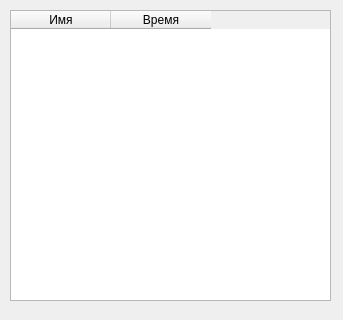
<?xml version="1.0" encoding="UTF-8"?>
<ui version="4.0">
 <class>LeaderBoard</class>
 <widget class="QDialog" name="LeaderBoard">
  <property name="geometry">
   <rect>
    <x>0</x>
    <y>0</y>
    <width>343</width>
    <height>320</height>
   </rect>
  </property>
  <property name="sizePolicy">
   <sizepolicy hsizetype="Fixed" vsizetype="Fixed">
    <horstretch>0</horstretch>
    <verstretch>0</verstretch>
   </sizepolicy>
  </property>
  <property name="windowTitle">
   <string>Таблица лидеров</string>
  </property>
  <property name="modal">
   <bool>true</bool>
  </property>
  <widget class="QTableWidget" name="tableWidget">
   <property name="geometry">
    <rect>
     <x>10</x>
     <y>10</y>
     <width>321</width>
     <height>291</height>
    </rect>
   </property>
   <property name="editTriggers">
    <set>QAbstractItemView::NoEditTriggers</set>
   </property>
   <column>
    <property name="text">
     <string>Имя</string>
    </property>
   </column>
   <column>
    <property name="text">
     <string>Время</string>
    </property>
   </column>
  </widget>
 </widget>
 <resources/>
 <connections/>
</ui>
